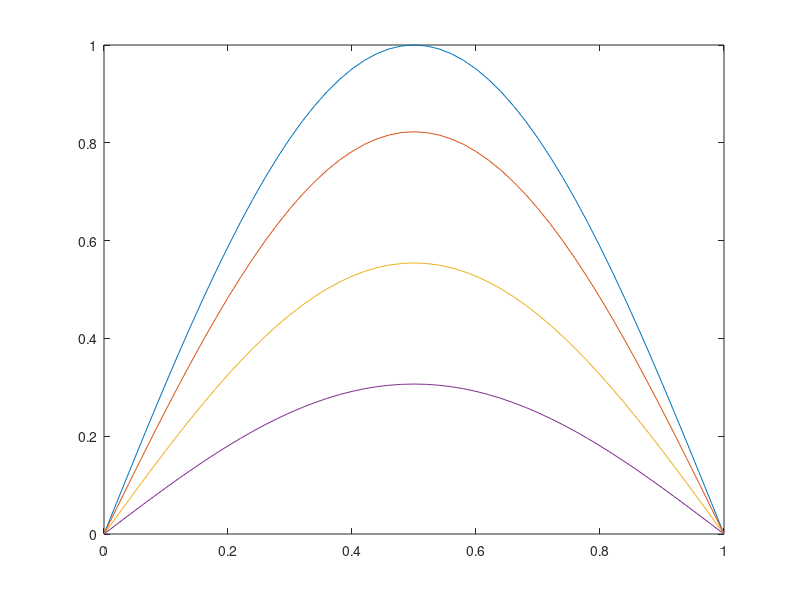
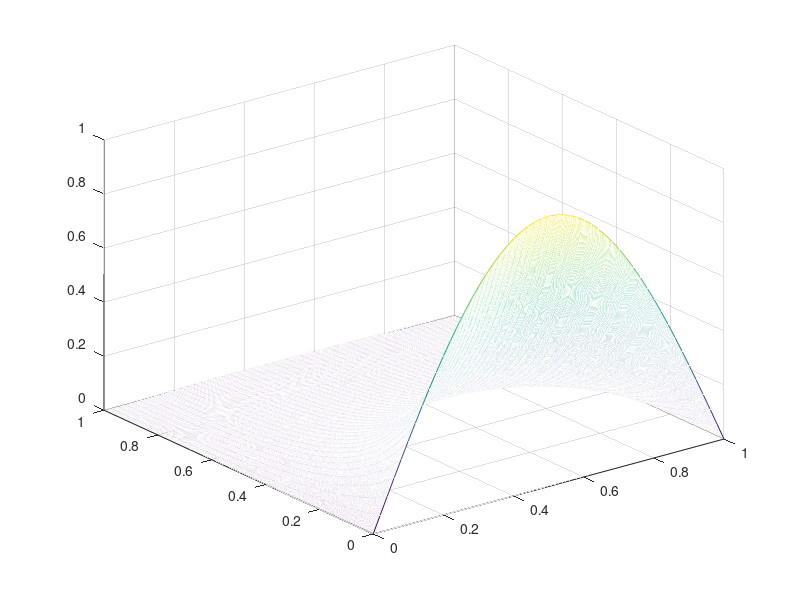

These figures' MATLAB source, in order:
clear;

L = 1;
T = 1;

maxk = 2500;
dt = T/maxk;
n = 50;
dx = L/n;
cond = 1/2;
b = cond*dt/(dx*dx);
%IC
for i = 1:n+1
    x(i) = (i-1)*dx;
    v(i,1) = sin(pi*x(i));
end
%BC
for k = 1:maxk+1
    v(1,k) = 0;
    v(n+1,k) = 0;
    time(k)  =(k-1)*dt;
end
%

 % Defining the Matrices M_right and M_left in the method
aal(1:n-2)=-b;
bbl(1:n-1)=2.+2.*b;
ccl(1:n-2)=-b;
MMl=diag(bbl,0)+diag(aal,-1)+diag(ccl,1);
[L,U]=lu(MMl);       % LU decomposition
aar(1:n-2)=b;
bbr(1:n-1)=2.-2.*b;
ccr(1:n-2)=b;
MMr=diag(bbr,0)+diag(aar,-1)+diag(ccr,1);
%  Implementation of the LU decomposition within the Crank-Nicholson method
for k=2:maxk      %  Time Loop
   vv=v(2:n,k-1);
   qq=MMr*vv;
   w(1)=qq(1);
   for j=2:n-1
      w(j)=qq(j)-L(j,j-1)*w(j-1);
    end
   v(n,k)=w(n-1)/U(n-1,n-1);
   for i=n-1:-1:2
      v(i,k)=(w(i-1)-U(i-1,i)*v(i+1,k))/U(i-1,i-1);
   end
end

figure(1);
plot(x,v(:,1),'-',x,v(:,100),'-',x,v(:,300),'-',x,v(:,600),'-');
figure(2);
mesh(x,time,v');
